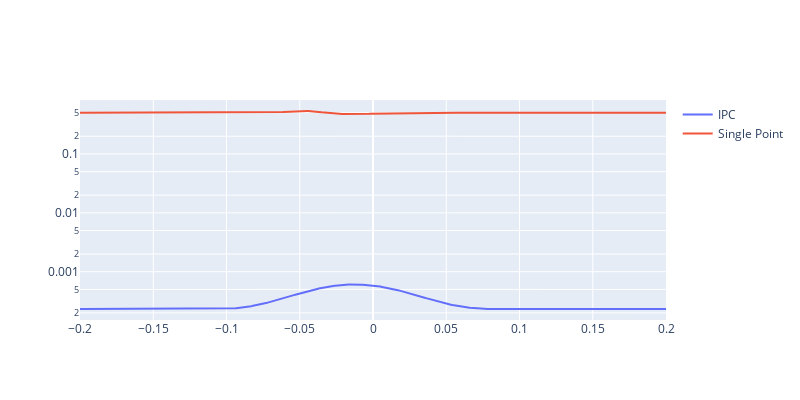

The notebook cell this image was saved under:
### Code cell
displacements = np.linspace(-0.2, 0.2, 1000)
pA = []
pB = []
pC = []

for i, disp in enumerate(displacements):
    V_disp = copy.deepcopy(V)
    V_disp[[3, 4], 0] += disp
    
    pA.append(potential_IPC(V_disp))
    pB.append(potential_single_point(V_disp))


fig = go.Figure(data=[
    go.Scatter(x=displacements, y=pA, name="IPC"),
    go.Scatter(x=displacements, y=pB, name="Single Point"),
], layout=go.Layout(width=800, height=400))

fig.update_layout(
    yaxis_type="log"
)

fig.show()

### Figure 1 — Plotly figure (JSON) as saved in the notebook; plotly's stock layout.template omitted (floating-point values rounded to 4 significant figures; data arrays with more than 128 entries replaced by an {"elided": "..."} marker saying what was removed)
{"data": [{"name": "IPC", "type": "scatter", "x": {"elided": "1000 float values"}, "y": {"elided": "1000 float values"}}, {"name": "Single Point", "type": "scatter", "x": {"elided": "1000 float values"}, "y": {"elided": "1000 float values"}}], "layout": {"height": 400, "width": 800, "yaxis": {"type": "log"}}}
